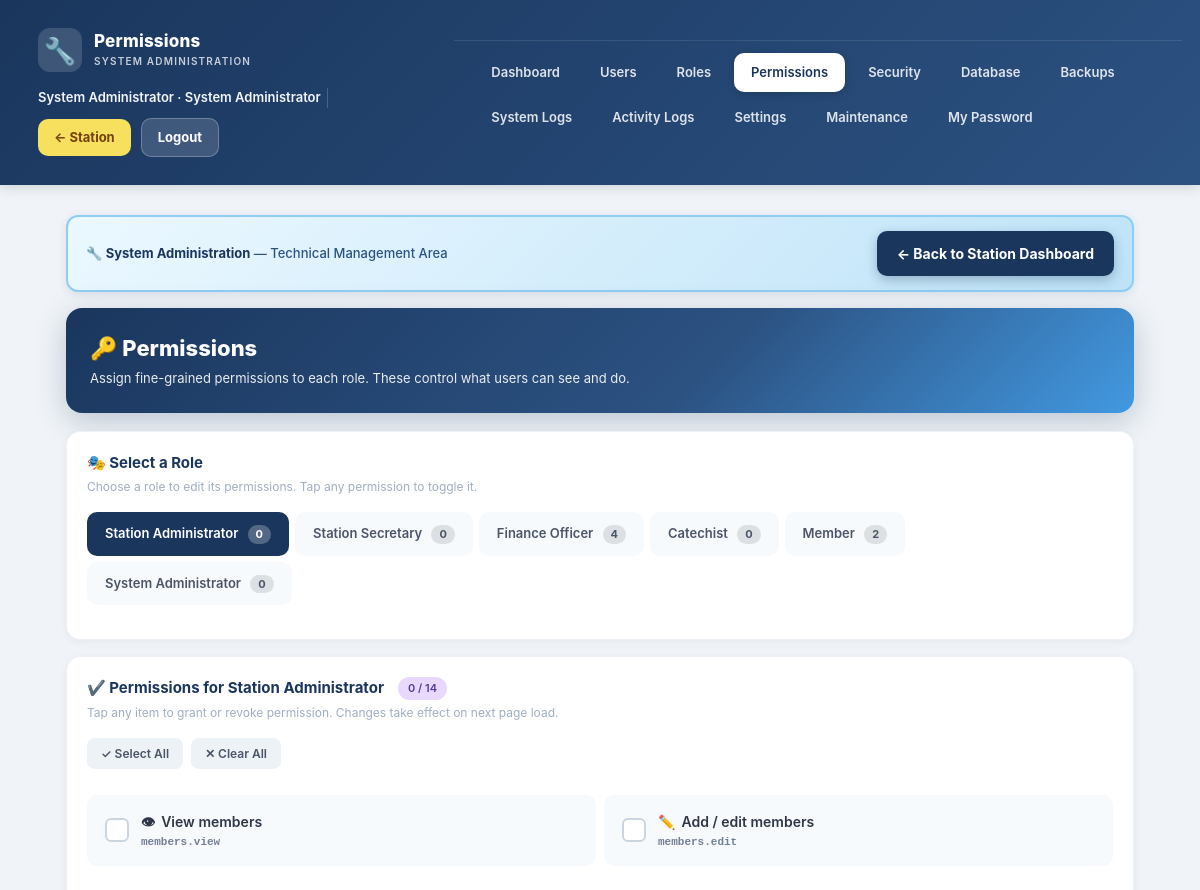
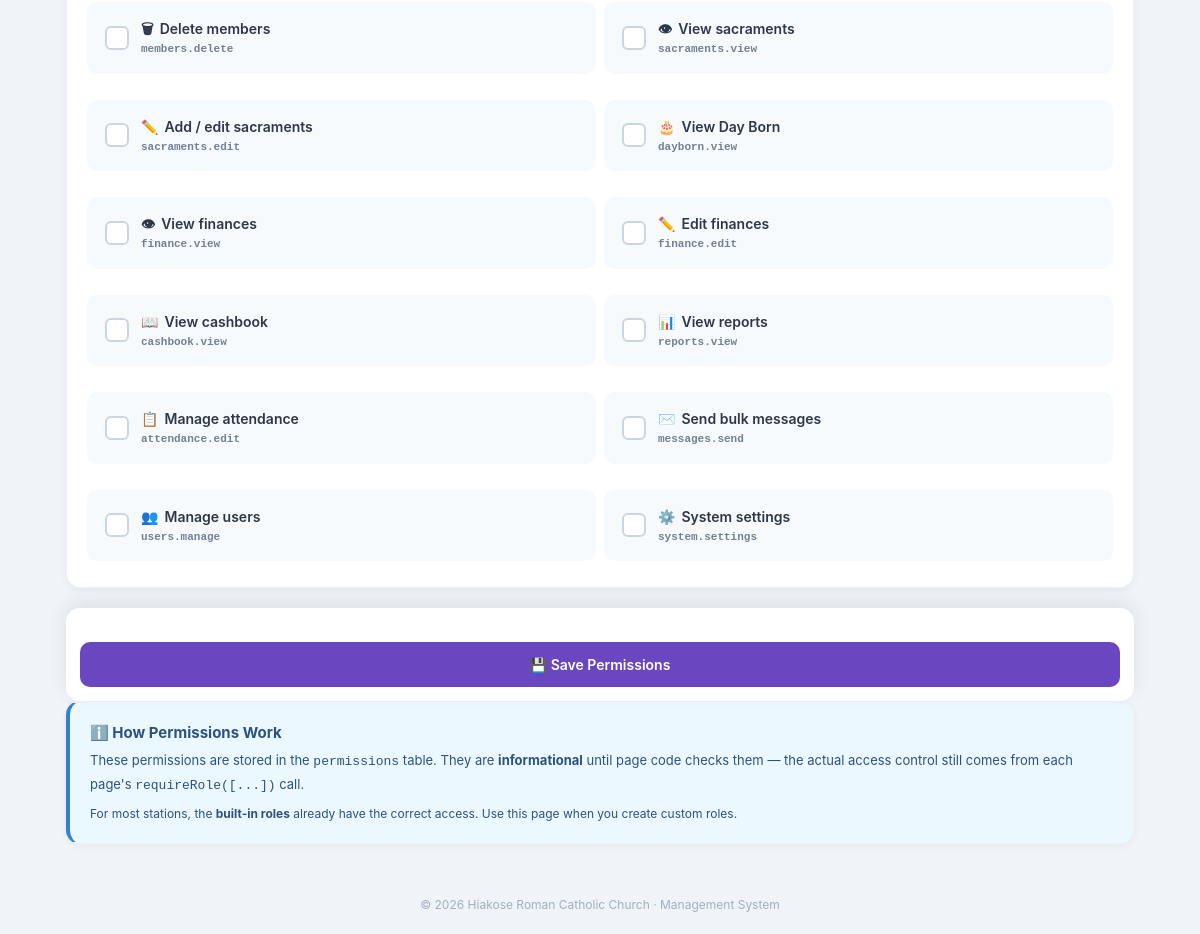
/admin/permissions.php (signed in), run on the app's committed database (2 pictures, top to bottom).
### tables this page shows
CREATE TABLE `roles` (
  `id` int(11) NOT NULL AUTO_INCREMENT,
  `name` varchar(50) NOT NULL,
  `description` varchar(255) DEFAULT NULL,
  `created_at` timestamp NOT NULL DEFAULT current_timestamp(),
  PRIMARY KEY (`id`),
  UNIQUE KEY `name` (`name`)
);

CREATE TABLE `settings` (
  `id` int(11) NOT NULL DEFAULT 1,
  `church_name` varchar(150) DEFAULT 'Roman Catholic Church',
  `currency` varchar(10) DEFAULT 'GH₵',
  `timezone` varchar(60) DEFAULT 'Africa/Accra',
  `default_currency_code` varchar(10) DEFAULT 'GHS',
  PRIMARY KEY (`id`)
);

### includes/functions.php (called while the page is built, shortened)
<?php
function e($s) { return htmlspecialchars($s ?? '', ENT_QUOTES, 'UTF-8'); }
function roleLabel($role) {
    return match($role) {
        'sysadmin'  => 'System Administrator',
        'admin'     => 'Station Administrator',
        'secretary' => 'Station Secretary',
        'finance'   => 'Finance Officer',
        'catechist' => 'Catechist',
        'member'    => 'Member',
        default     => ucfirst((string)$role),
    };
}
    ?>

### config/database.php (called while the page is built, shortened)
<?php
$DB_HOST = 'localhost';
$DB_NAME = 'church_db';
$DB_USER = 'root';
$DB_PASS = '';
try {
    $pdo = new PDO(
        "mysql:host=$DB_HOST;dbname=$DB_NAME;charset=utf8mb4",
        $DB_USER,
        $DB_PASS,
        [
            PDO::ATTR_ERRMODE            => PDO::ERRMODE_EXCEPTION,
            PDO::ATTR_DEFAULT_FETCH_MODE => PDO::FETCH_ASSOC,
            PDO::ATTR_EMULATE_PREPARES   => false,
        ]
    );
} catch (PDOException $e) {
    die("Database connection failed: " . $e->getMessage());
}
$settings = $pdo->query("SELECT * FROM settings WHERE id=1")->fetch();
require_once __DIR__ . '/../includes/functions.php';

### includes/auth.php (called while the page is built, shortened)
<?php
require_once __DIR__ . '/../config/database.php';

### admin/permissions.php (the view, shortened to what this page needs)
<?php
require_once __DIR__ . '/../includes/auth.php';
$ALL_PERMISSIONS = [
    'members.view'    => ['View members',       '👁'],
    'members.edit'    => ['Add / edit members', '✏️'],
    'members.delete'  => ['Delete members',     '🗑'],
    'sacraments.view' => ['View sacraments',    '👁'],
    'sacraments.edit' => ['Add / edit sacraments','✏️'],
    'dayborn.view'    => ['View Day Born',      '🎂'],
    'finance.view'    => ['View finances',      '👁'],
    'finance.edit'    => ['Edit finances',      '✏️'],
    'cashbook.view'   => ['View cashbook',      '📖'],
    'reports.view'    => ['View reports',       '📊'],
    'attendance.edit' => ['Manage attendance',  '📋'],
    'messages.send'   => ['Send bulk messages', '✉️'],
    'users.manage'    => ['Manage users',       '👥'],
    'system.settings' => ['System settings',    '⚙️'],
];
require_once __DIR__ . '/_layout.php';
$roles = [];
try {
    $rows = $pdo->query("SELECT * FROM roles ORDER BY id")->fetchAll();
    $roles = is_array($rows) ? $rows : [];
} catch (PDOException $e) { $roles = []; }
$selectedRoleId = (int)get('role_id');
if (!$selectedRoleId && !empty($roles)) {
    $selectedRoleId = (int)$roles[0]['id'];
}
$currentPerms = [];
$selectedRole = null;
if ($selectedRoleId > 0) {
    try {
        $stmt = $pdo->prepare("SELECT * FROM roles WHERE id = ?");
        $stmt->execute([$selectedRoleId]);
        $selectedRole = $stmt->fetch();
    } catch (PDOException $e) {}
}
$roleCounts = [];
try {
    foreach ($pdo->query("SELECT role_id, COUNT(*) c FROM permissions GROUP BY role_id") as $r) {
        $roleCounts[(int)$r['role_id']] = (int)$r['c'];
    }
} catch (PDOException $e) {}
?>
<div class="pm-hero">
  <h1>🔑 Permissions</h1>
  <p>Assign fine-grained permissions to each role. These control what users can see and do.</p>
</div>
<div class="pm-section">
  <h3>🎭 Select a Role</h3>
  <p class="subtitle">
    Choose a role to edit its permissions. Tap any permission to toggle it.
  </p>
  <?php if (!$roles): ?>
    <div class="empty">
      No roles found.
      <a href="roles.php" style="color:#3182ce;">Add roles →</a>
    </div>
  <?php else: ?>
    <div class="role-tabs">
      <?php foreach ($roles as $r):
        $count = $roleCounts[(int)$r['id']] ?? 0;
        $isActive = ($r['id'] == $selectedRoleId);
      ?>
        <a class="role-tab <?= $isActive ? 'active' : '' ?>"
           href="?role_id=<?= (int)$r['id'] ?>">
          <?= e(roleLabel($r['name'])) ?>
          <span class="count"><?= $count ?></span>
        </a>
      <?php endforeach; ?>
    </div>
  <?php endif; ?>
</div>
<?php if ($selectedRole): ?>
<form method="post">
  <div class="pm-section">
    <h3>
      ✔️ Permissions for <?= e(roleLabel($selectedRole['name'])) ?>
      <span class="badge" style="margin-left:6px;">
        <?= count($currentPerms) ?> / <?= count($ALL_PERMISSIONS) ?>
      </span>
    </h3>
    <p class="subtitle">
      Tap any item to grant or revoke permission. Changes take effect on next page load.
    </p>
    <div class="bulk-actions">
      <button type="button" class="bulk-btn" onclick="toggleAll(true)">✓ Select All</button>
      <button type="button" class="bulk-btn" onclick="toggleAll(false)">✕ Clear All</button>
    </div>
    <div class="perm-grid">
      <?php foreach ($ALL_PERMISSIONS as $key => $info):
        [$label, $icon] = $info;
        $checked = isset($currentPerms[$key]);
      ?>
        <label class="perm-item <?= $checked ? 'checked' : '' ?>">
          <div class="perm-check"></div>
          <div class="perm-body">
            <div class="perm-name">
              <span><?= e($icon) ?></span>
              <span><?= e($label) ?></span>
            </div>
            <div class="perm-key"><?= e($key) ?></div>
          </div>
        </label>
      <?php endforeach; ?>
    </div>
  </div>
  <div class="save-bar">
    <button class="btn-sm btn-primary" name="save" value="1"
            style="padding:14px 28px;font-size:14px;">
      💾 Save Permissions
    </button>
  </div>
</form>
<?php else: ?>
  <div class="pm-section">
    <div class="empty">Select a role above to manage its permissions.</div>
  </div>
<?php endif; ?>
<div class="pm-section" style="background:#ebf8ff;border-left:4px solid #3182ce;">
  <h3 style="color:#2c5282;">ℹ️ How Permissions Work</h3>
  <p style="font-size:13px;color:#2c5282;line-height:1.7;">
    These permissions are stored in the <code>permissions</code> table.
    They are <strong>informational</strong> until page code checks them — the actual
    access control still comes from each page's <code>requireRole([...])</code> call.
  </p>
  <p style="font-size:12px;color:#2c5282;margin-top:8px;">
    For most stations, the <strong>built-in roles</strong> already have the
    correct access. Use this page when you create custom roles.
  </p>
</div>
<?php include __DIR__ . '/../includes/footer.php'; ?>

### includes/footer.php (shortened to what this page needs)
</main>
<footer>
  © <?= 'date'('Y') ?> <?= e($settings['church_name'] ?? 'Church') ?> · Management System
</footer>
</body>
</html>

### assets/css/style.css (style rules this page uses)
* { box-sizing: border-box; margin: 0; padding: 0; -webkit-tap-highlight-color: transparent; }
body { font-family: -apple-system, BlinkMacSystemFont, "Segoe UI", Roboto, sans-serif; background: #f0f4f8; color: #1a202c; font-size: 16px; line-height: 1.5; }
a { text-decoration: none; }
label { display: block; font-size: 14px; font-weight: 600; color: #4a5568; margin: 12px 0 6px; }
button, .btn-sm { font-family: inherit; font-size: 16px; font-weight: 600; cursor: pointer; border: none; border-radius: 10px; padding: 12px 18px; transition: transform .1s, opacity .2s; display: inline-block; }
.btn-primary { background: #6b46c1; color: #fff; width: 100%; margin-top: 20px; }
.btn-sm { padding: 8px 14px; font-size: 14px; }
.badge { display: inline-block; padding: 3px 10px; border-radius: 999px; font-size: 11px; font-weight: 600; background: #e9d8fd; color: #553c9a; }
footer { text-align: center; padding: 20px; color: #a0aec0; font-size: 12px; }
.badge { background: #e9d8fd; color: #553c9a; }

### admin/permissions.php (style rules this page uses)
.pm-hero { background: linear-gradient(135deg,#1a365d 0%,#2c5282 60%,#4299e1 100%); color:#fff; border-radius:16px; padding:24px; margin-bottom:18px; box-shadow:0 8px 30px rgba(26,54,93,0.25); }
.pm-hero h1 { font-size:22px; margin:0 0 4px; font-weight:800; }
.pm-hero p { font-size:13px; opacity:0.9; margin:0; }
.pm-section { background:#fff; border-radius:14px; padding:20px; margin-bottom:16px; box-shadow:0 2px 8px rgba(0,0,0,0.05); border:1px solid #edf2f7; }
.pm-section h3 { font-size:15px; color:#1a365d; margin:0 0 4px; font-weight:700; display:flex; align-items:center; gap:8px; }
.pm-section .subtitle { font-size:12px; color:#a0aec0; margin:0 0 16px; line-height:1.5; }
.role-tabs { display:flex; flex-wrap:wrap; gap:6px; margin-bottom:14px; }
.role-tab { padding:10px 16px; border-radius:10px; font-size:13px; font-weight:600; text-decoration:none; background:#f7fafc; color:#4a5568; border:2px solid transparent; transition:all 0.15s ease; }
.role-tab.active { background:#1a365d; color:#fff; border-color:#1a365d; }
.role-tab .count { display:inline-block; margin-left:6px; padding:1px 8px; background:rgba(0,0,0,0.1); border-radius:999px; font-size:11px; font-weight:700; }
.role-tab.active .count { background:rgba(255,255,255,0.25); }
.perm-grid { display:grid; grid-template-columns:1fr; gap:8px; }
@media (min-width:700px) { .perm-grid { grid-template-columns:1fr 1fr; } }
.perm-item { display:flex; align-items:center; gap:12px; padding:14px 16px; background:#f7fafc; border-radius:10px; cursor:pointer; border:2px solid transparent; transition:all 0.15s ease; }
.perm-check { width:24px; height:24px; border-radius:6px; border:2px solid #cbd5e0; background:#fff; flex-shrink:0; display:flex; align-items:center; justify-content:center; font-size:14px; color:#fff; transition:all 0.15s ease; }
.perm-body { flex:1; min-width:0; }
.perm-name { font-size:14px; font-weight:600; color:#2d3748; display:flex; align-items:center; gap:6px; }
.perm-key { font-family:monospace; font-size:11px; color:#718096; margin-top:2px; }
.bulk-actions { display:flex; gap:8px; flex-wrap:wrap; margin-bottom:14px; }
.bulk-btn { padding:8px 14px; font-size:12px; font-weight:600; border-radius:8px; background:#edf2f7; color:#4a5568; cursor:pointer; border:none; text-decoration:none; }
.save-bar { position:sticky; bottom:12px; background:#fff; padding:14px; border-radius:14px; box-shadow:0 -6px 20px rgba(0,0,0,0.08); display:flex; justify-content:flex-end; gap:10px; margin-top:20px; z-index:10; }

### data on the page
roles: name "Station Administrator", id "0"
roles: name "Station Secretary", id "0"
roles: name "Finance Officer", id "4"
roles: name "Catechist", id "0"
roles: name "Member", id "2"
roles: name "System Administrator", id "0"
settings: church_name "Hiakose Roman Catholic Church"

### other printed values
$pageTitle "Permissions"
$u['name'] "System Administrator"
$label "Dashboard"
$label "Users"
$label "Roles"
$label "Permissions"
$label "Security"
$label "Database"
$label "Backups"
$label "System Logs"
$label "Activity Logs"
$label "Settings"
$label "Maintenance"
count($currentPerms) "0"
count($ALL_PERMISSIONS) "14"
